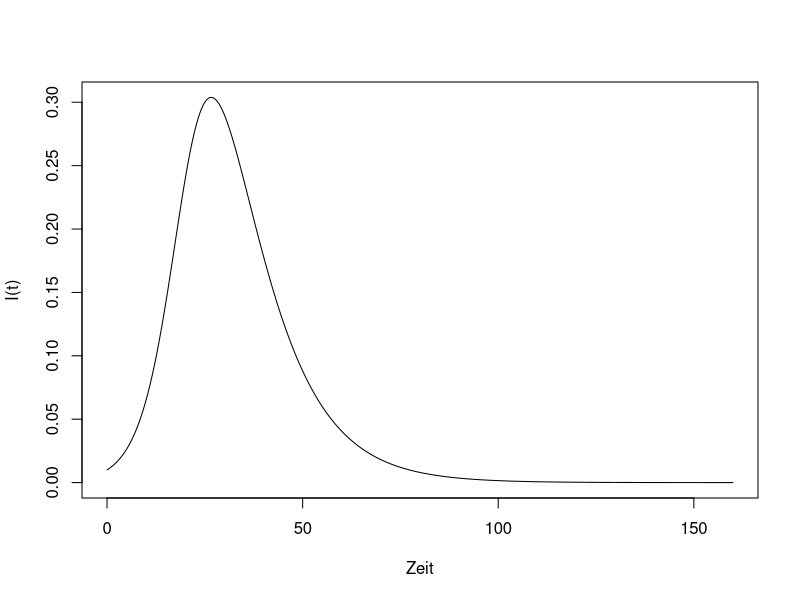

The R script that drew this image:
if (!require('deSolve')) {
  install.packages('deSolve')
}
library(deSolve)
a <- 0.3; beta <- 0.1
init <- c(S=0.99, I=0.01, R=0)

sir <- function(t, state, parms) {
  with(as.list(c(state, parms)), {
    dS <- -a * S * I
    dI <- a * S * I - beta * I
    dR <- beta * I
    list(c(dS, dI, dR))
  })
}

times <- seq(0, 160, by=0.1)
out <- ode(y=init, times=times, func=sir, parms=c(a=a, beta=beta))
plot(out[, 'time'], out[, 'I'], type='l', xlab='Zeit', ylab='I(t)')
